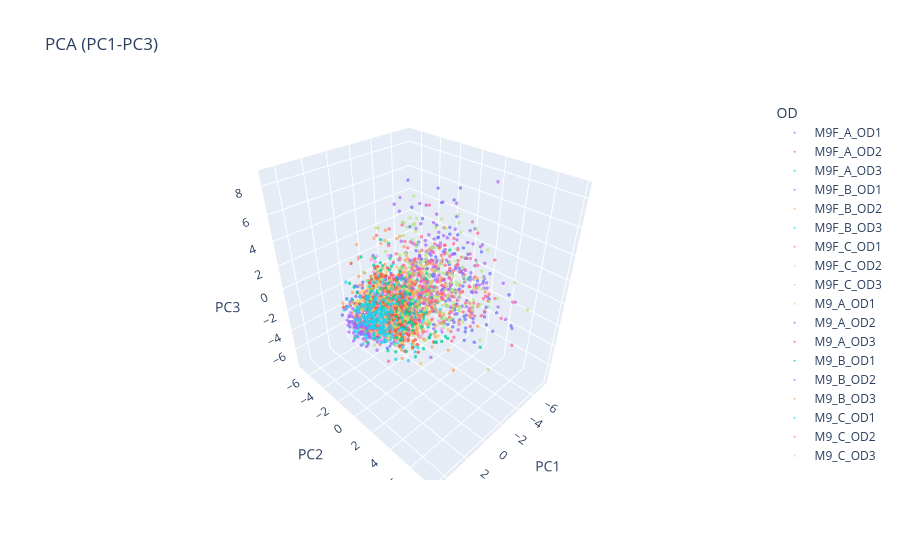

Notebook cell for this chart:
### Code cell
import plotly.express as px
import pandas as pd

df = pd.DataFrame(data_gene_strict.obsm["X_pca"][:, :3], columns=["PC1", "PC2", "PC3"])
df["OD"] = data_gene_strict.obs["OD"].values

fig = px.scatter_3d(
    df,
    x="PC1",
    y="PC2",
    z="PC3",
    color="OD",
    title="PCA (PC1-PC3)",
    opacity=0.7,
    size_max=10,
)  # Added size_max parameter to control point size
fig.update_traces(marker=dict(size=2))  # Set uniform point size to 5
fig.show()

### Figure 1 — Plotly figure (JSON) as saved in the notebook; plotly's stock layout.template omitted (floating-point values rounded to 4 significant figures; data arrays with more than 128 entries replaced by an {"elided": "..."} marker saying what was removed)
{"data": [{"hovertemplate": "OD=M9F_A_OD1<br>PC1=%{x}<br>PC2=%{y}<br>PC3=%{z}<extra></extra>", "legendgroup": "M9F_A_OD1", "marker": {"color": "#636efa", "opacity": 0.7, "size": 2, "symbol": "circle"}, "mode": "markers", "name": "M9F_A_OD1", "scene": "scene", "showlegend": true, "type": "scatter3d", "x": {"elided": "161 float values"}, "y": {"elided": "161 float values"}, "z": {"elided": "161 float values"}}, {"hovertemplate": "OD=M9F_A_OD2<br>PC1=%{x}<br>PC2=%{y}<br>PC3=%{z}<extra></extra>", "legendgroup": "M9F_A_OD2", "marker": {"color": "#EF553B", "opacity": 0.7, "size": 2, "symbol": "circle"}, "mode": "markers", "name": "M9F_A_OD2", "scene": "scene", "showlegend": true, "type": "scatter3d", "x": {"elided": "160 float values"}, "y": {"elided": "160 float values"}, "z": {"elided": "160 float values"}}, {"hovertemplate": "OD=M9F_A_OD3<br>PC1=%{x}<br>PC2=%{y}<br>PC3=%{z}<extra></extra>", "legendgroup": "M9F_A_OD3", "marker": {"color": "#00cc96", "opacity": 0.7, "size": 2, "symbol": "circle"}, "mode": "markers", "name": "M9F_A_OD3", "scene": "scene", "showlegend": true, "type": "scatter3d", "x": {"elided": "160 float values"}, "y": {"elided": "160 float values"}, "z": {"elided": "160 float values"}}, {"hovertemplate": "OD=M9F_B_OD1<br>PC1=%{x}<br>PC2=%{y}<br>PC3=%{z}<extra></extra>", "legendgroup": "M9F_B_OD1", "marker": {"color": "#ab63fa", "opacity": 0.7, "size": 2, "symbol": "circle"}, "mode": "markers", "name": "M9F_B_OD1", "scene": "scene", "showlegend": true, "type": "scatter3d", "x": {"elided": "161 float values"}, "y": {"elided": "161 float values"}, "z": {"elided": "161 float values"}}, {"hovertemplate": "OD=M9F_B_OD2<br>PC1=%{x}<br>PC2=%{y}<br>PC3=%{z}<extra></extra>", "legendgroup": "M9F_B_OD2", "marker": {"color": "#FFA15A", "opacity": 0.7, "size": 2, "symbol": "circle"}, "mode": "markers", "name": "M9F_B_OD2", "scene": "scene", "showlegend": true, "type": "scatter3d", "x": {"elided": "156 float values"}, "y": {"elided": "156 float values"}, "z": {"elided": "156 float values"}}, {"hovertemplate": "OD=M9F_B_OD3<br>PC1=%{x}<br>PC2=%{y}<br>PC3=%{z}<extra></extra>", "legendgroup": "M9F_B_OD3", "marker": {"color": "#19d3f3", "opacity": 0.7, "size": 2, "symbol": "circle"}, "mode": "markers", "name": "M9F_B_OD3", "scene": "scene", "showlegend": true, "type": "scatter3d", "x": {"elided": "164 float values"}, "y": {"elided": "164 float values"}, "z": {"elided": "164 float values"}}, {"hovertemplate": "OD=M9F_C_OD1<br>PC1=%{x}<br>PC2=%{y}<br>PC3=%{z}<extra></extra>", "legendgroup": "M9F_C_OD1", "marker": {"color": "#FF6692", "opacity": 0.7, "size": 2, "symbol": "circle"}, "mode": "markers", "name": "M9F_C_OD1", "scene": "scene", "showlegend": true, "type": "scatter3d", "x": {"elided": "163 float values"}, "y": {"elided": "163 float values"}, "z": {"elided": "163 float values"}}, {"hovertemplate": "OD=M9F_C_OD2<br>PC1=%{x}<br>PC2=%{y}<br>PC3=%{z}<extra></extra>", "legendgroup": "M9F_C_OD2", "marker": {"color": "#B6E880", "opacity": 0.7, "size": 2, "symbol": "circle"}, "mode": "markers", "name": "M9F_C_OD2", "scene": "scene", "showlegend": true, "type": "scatter3d", "x": {"elided": "164 float values"}, "y": {"elided": "164 float values"}, "z": {"elided": "164 float values"}}, {"hovertemplate": "OD=M9F_C_OD3<br>PC1=%{x}<br>PC2=%{y}<br>PC3=%{z}<extra></extra>", "legendgroup": "M9F_C_OD3", "marker": {"color": "#FF97FF", "opacity": 0.7, "size": 2, "symbol": "circle"}, "mode": "markers", "name": "M9F_C_OD3", "scene": "scene", "showlegend": true, "type": "scatter3d", "x": {"elided": "159 float values"}, "y": {"elided": "159 float values"}, "z": {"elided": "159 float values"}}, {"hovertemplate": "OD=M9_A_OD1<br>PC1=%{x}<br>PC2=%{y}<br>PC3=%{z}<extra></extra>", "legendgroup": "M9_A_OD1", "marker": {"color": "#FECB52", "opacity": 0.7, "size": 2, "symbol": "circle"}, "mode": "markers", "name": "M9_A_OD1", "scene": "scene", "showlegend": true, "type": "scatter3d", "x": {"elided": "164 float values"}, "y": {"elided": "164 float values"}, "z": {"elided": "164 float values"}}, {"hovertemplate": "OD=M9_A_OD2<br>PC1=%{x}<br>PC2=%{y}<br>PC3=%{z}<extra></extra>", "legendgroup": "M9_A_OD2", "marker": {"color": "#636efa", "opacity": 0.7, "size": 2, "symbol": "circle"}, "mode": "markers", "name": "M9_A_OD2", "scene": "scene", "showlegend": true, "type": "scatter3d", "x": {"elided": "160 float values"}, "y": {"elided": "160 float values"}, "z": {"elided": "160 float values"}}, {"hovertemplate": "OD=M9_A_OD3<br>PC1=%{x}<br>PC2=%{y}<br>PC3=%{z}<extra></extra>", "legendgroup": "M9_A_OD3", "marker": {"color": "#EF553B", "opacity": 0.7, "size": 2, "symbol": "circle"}, "mode": "markers", "name": "M9_A_OD3", "scene": "scene", "showlegend": true, "type": "scatter3d", "x": {"elided": "164 float values"}, "y": {"elided": "164 float values"}, "z": {"elided": "164 float values"}}, {"hovertemplate": "OD=M9_B_OD1<br>PC1=%{x}<br>PC2=%{y}<br>PC3=%{z}<extra></extra>", "legendgroup": "M9_B_OD1", "marker": {"color": "#00cc96", "opacity": 0.7, "size": 2, "symbol": "circle"}, "mode": "markers", "name": "M9_B_OD1", "scene": "scene", "showlegend": true, "type": "scatter3d", "x": {"elided": "162 float values"}, "y": {"elided": "162 float values"}, "z": {"elided": "162 float values"}}, {"hovertemplate": "OD=M9_B_OD2<br>PC1=%{x}<br>PC2=%{y}<br>PC3=%{z}<extra></extra>", "legendgroup": "M9_B_OD2", "marker": {"color": "#ab63fa", "opacity": 0.7, "size": 2, "symbol": "circle"}, "mode": "markers", "name": "M9_B_OD2", "scene": "scene", "showlegend": true, "type": "scatter3d", "x": {"elided": "152 float values"}, "y": {"elided": "152 float values"}, "z": {"elided": "152 float values"}}, {"hovertemplate": "OD=M9_B_OD3<br>PC1=%{x}<br>PC2=%{y}<br>PC3=%{z}<extra></extra>", "legendgroup": "M9_B_OD3", "marker": {"color": "#FFA15A", "opacity": 0.7, "size": 2, "symbol": "circle"}, "mode": "markers", "name": "M9_B_OD3", "scene": "scene", "showlegend": true, "type": "scatter3d", "x": {"elided": "161 float values"}, "y": {"elided": "161 float values"}, "z": {"elided": "161 float values"}}, {"hovertemplate": "OD=M9_C_OD1<br>PC1=%{x}<br>PC2=%{y}<br>PC3=%{z}<extra></extra>", "legendgroup": "M9_C_OD1", "marker": {"color": "#19d3f3", "opacity": 0.7, "size": 2, "symbol": "circle"}, "mode": "markers", "name": "M9_C_OD1", "scene": "scene", "showlegend": true, "type": "scatter3d", "x": {"elided": "165 float values"}, "y": {"elided": "165 float values"}, "z": {"elided": "165 float values"}}, {"hovertemplate": "OD=M9_C_OD2<br>PC1=%{x}<br>PC2=%{y}<br>PC3=%{z}<extra></extra>", "legendgroup": "M9_C_OD2", "marker": {"color": "#FF6692", "opacity": 0.7, "size": 2, "symbol": "circle"}, "mode": "markers", "name": "M9_C_OD2", "scene": "scene", "showlegend": true, "type": "scatter3d", "x": {"elided": "163 float values"}, "y": {"elided": "163 float values"}, "z": {"elided": "163 float values"}}, {"hovertemplate": "OD=M9_C_OD3<br>PC1=%{x}<br>PC2=%{y}<br>PC3=%{z}<extra></extra>", "legendgroup": "M9_C_OD3", "marker": {"color": "#B6E880", "opacity": 0.7, "size": 2, "symbol": "circle"}, "mode": "markers", "name": "M9_C_OD3", "scene": "scene", "showlegend": true, "type": "scatter3d", "x": {"elided": "166 float values"}, "y": {"elided": "166 float values"}, "z": {"elided": "166 float values"}}], "layout": {"legend": {"title": {"text": "OD"}, "tracegroupgap": 0}, "scene": {"domain": {"x": [0, 1], "y": [0, 1]}, "xaxis": {"title": {"text": "PC1"}}, "yaxis": {"title": {"text": "PC2"}}, "zaxis": {"title": {"text": "PC3"}}}, "title": {"text": "PCA (PC1-PC3)"}}}
